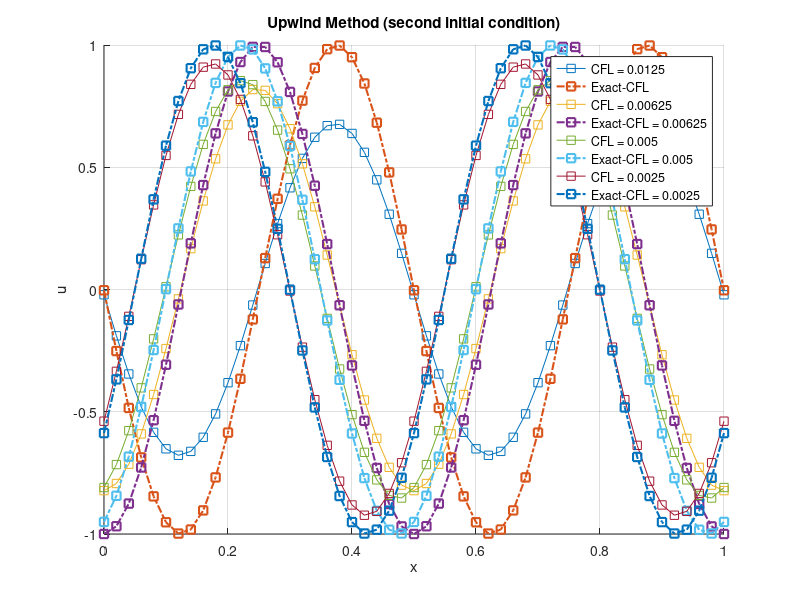

Write the MATLAB code that produced this figure.
clc, clear, close all ;

%% Second initial condition 
    
dts=[0.00050,0.00025,0.00020,0.00010];
for i = 1 : length(dts)
   t = 0.0 ; 
  dt = dts(i) ;
  nt = 1000 ;
    
  L = 1.0 ;
  dx = L/50.0 ;
  a = 0.5 ;
  
  x = 0.0 : dx : L ;
  nx = length(x) ;
  u_exact = zeros(nx,1) ;
  error = zeros(nx,1) ;
  
  CFL = [a*dts(1)/dx, a*dts(2)/dx, a*dts(3)/dx, a*dts(4)/dx] ;
  
  %% initial condition
  for ix = 1 : nx
        u(ix) = sin(4.0*pi*x(ix)) ;
  end
  
  % PBC 
  for ix = 1 : nx
        ixp(ix) = ix ;
        ixm(ix) = ix-1 ;
  end
    ixp(nx) = 1 ;
    ixm(1) = nx-1 ;
  
  RHS = 0.0*u ;
  for it = 1 : nt
      for ix = 1 : nx
          dudx = (u(ixp(ix))-u(ixm(ix)))/(dx) ; % backward finite difference 
          RHS(ix) = -a*dudx ;
      end
      u = u + dt*RHS ;
      
    for ix = 1 : nx
        u_exact(ix) = sin(4.0*pi*(x(ix)-a*t)) ;
    end
      t = t + dt ;
  end
  
    hold on
    grid on
    plot (x,u,'-s',x,u_exact, '-.s','linewidth',1.5)
    axis ([0.0 1.0 -1.0 1.0])
    xlabel x
    ylabel u
    title 'Upwind Method (second initial condition)'

end
    legend('CFL = 0.0125','Exact-CFL','CFL = 0.00625',...
        'Exact-CFL = 0.00625','CFL = 0.005','Exact-CFL = 0.005','CFL = 0.0025','Exact-CFL = 0.0025')
   for ix = 1 : nx
       error(ix) = abs(u(ix)-u_exact(ix)) ;
     fprintf('\n x: %f  Numerical u: %f  Analytical u: %f Error: %f \n', x(ix), u(ix), u_exact(ix), error(ix))
   end


%% End of second initial condition
